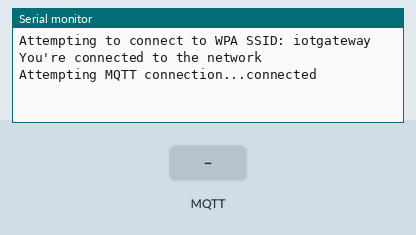
Bench run of a sketch on a simulated Arduino Uno, built with avr-gcc and run on an emulated ATmega328P. On the bench: the last lines printed to the serial monitor. Inputs (shaded band) come from the test bench. WiFi joins after 1.5 s; servers stay silent unless stated; random numbers use the default seed unless the sketch sets one; no MQTT or app messages arrive unless stated.

Above: at 2.7 s.
2.8 s: MQTT message "lampu1" arrives on the first subscribed topic
At 2.96 s:
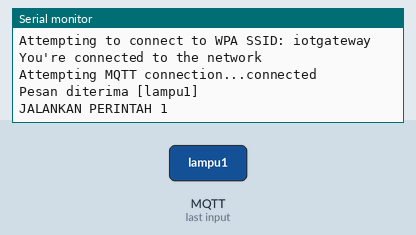
4.3 s: MQTT message "0" arrives on the first subscribed topic
At 5.2 s:
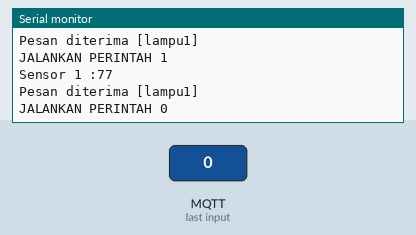

Measured:
- after the input at 2.8 s, the serial monitor: prints a new line at once (image 1)
- after the input at 4.3 s, the serial monitor: prints a new line at once (image 2)

The sketch:

16._MQTT_ARDUINO_ESP8266_PUB_and_SUB.ino
```cpp
#include <WiFiEsp.h>
#include <WiFiEspClient.h>
#include <WiFiEspUdp.h>
#include "SoftwareSerial.h"
#include <PubSubClient.h>


char ssid[] = "iotgateway"; // your network SSID (name)
char pass[] = "iotgateway"; // your network password
int status = WL_IDLE_STATUS; // the Wifi radio's status
unsigned long lastSend;

// Initialize the Ethernet client object
WiFiEspClient espClient;
PubSubClient client(espClient);

SoftwareSerial Serialx(2,3); // RX, TX   //ESP8266 RX,TX connected to these pins

void setup() {
// initialize serial for debugging
Serial.begin(115200);
// initialize serial for ESP module
Serialx.begin(9600);
// initialize ESP module
WiFi.init(&Serialx);

// check for the presence of the shield
if (WiFi.status() == WL_NO_SHIELD) {
Serial.println("WiFi shield not present");
// don't continue
while (true);
}

// attempt to connect to WiFi network
while ( status != WL_CONNECTED) {
Serial.print("Attempting to connect to WPA SSID: ");
Serial.println(ssid);
// Connect to WPA/WPA2 network
status = WiFi.begin(ssid, pass);
lastSend = 0;
}

// you're connected now, so print out the data
Serial.println("You're connected to the network");

//connect to MQTT server
client.setServer("192.168.0.102", 1883);
client.setCallback(callback);
}

//print any message received for subscribed topic
void callback(char* topic, byte* payload, unsigned int length) {
Serial.print("Pesan diterima [");
  Serial.print(topic);
  Serial.println("] ");
  //==============================================================
  if (strcmp(topic, "lampu1") == 0) //Membandingkan 2 buah String
  {
    for (int i=0;i<length;i++) {
    char receivedChar = (char)payload[i];
    if (receivedChar == '1'){
       //Jalankan Perintah1
       Serial.println("JALANKAN PERINTAH 1");
    }
    if (receivedChar == '0'){
       //Jalankan Perintah0
       Serial.println("JALANKAN PERINTAH 0");
    }
  }
  }
  //==============================================================

}

void pushdata(){
  //Ambil Data / Baca Sensor
  char msgBuffer[20];
  int datax=random(10,100);

  //POST TO SERIAL
  Serial.print("Sensor 1 :");Serial.print(datax);
  Serial.println();

  //POST TO MQTT
  client.publish("datax", dtostrf(datax, 6, 2, msgBuffer)); //Convert to String
}

void loop() {
// put your main code here, to run repeatedly:
if (!client.connected()) {
reconnect();
}
if ( millis() - lastSend > 3000 ) { // Update and send only after 1 seconds
    pushdata();
    lastSend = millis();
 }
client.loop();
}

void reconnect() {
// Loop until we're reconnected
while (!client.connected()) {
Serial.print("Attempting MQTT connection...");
// Attempt to connect, just a name to identify the client
if (client.connect("iwankukuu")) {
Serial.println("connected");

//client.publish("outpic","Hello World");
client.subscribe("lampu1",0);

} else {
  Serial.print("failed, rc=");
  Serial.print(client.state());
  Serial.println(" try again in 5 seconds");
  // Wait 5 seconds before retrying
  delay(5000);
}
}
}
```
